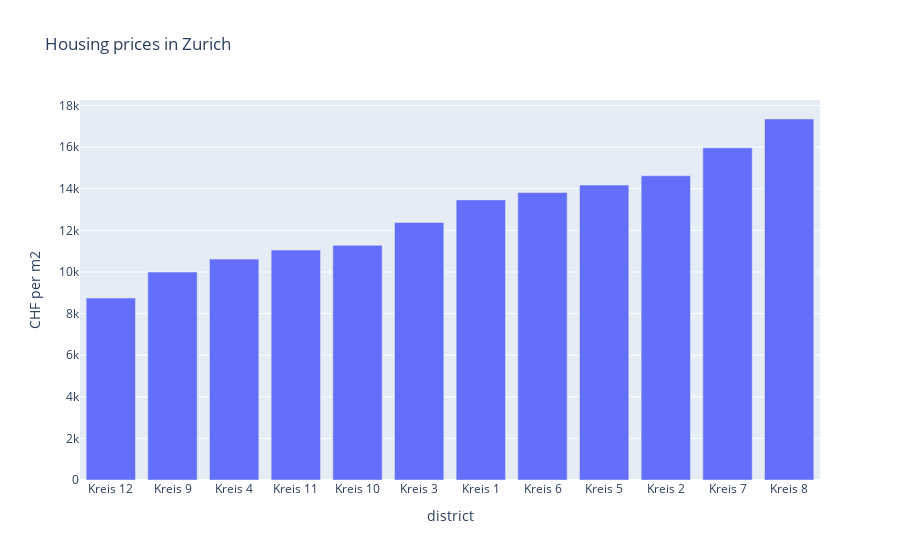

Notebook cell for this chart:
### Code cell
fig = px.bar(plotting_df, x="place", y="price", title="Housing prices in Zurich", labels={'price':'CHF per m2', "place": "district"})
fig.show()

### Figure 1 — Plotly figure (JSON) as saved in the notebook; plotly's stock layout.template omitted (floating-point values rounded to 4 significant figures)
{"data": [{"alignmentgroup": "True", "hovertemplate": "district=%{x}<br>CHF per m2=%{y}<extra></extra>", "legendgroup": "", "marker": {"color": "#636efa"}, "name": "", "offsetgroup": "", "orientation": "v", "showlegend": false, "textposition": "auto", "type": "bar", "x": ["Kreis 12", "Kreis 9", "Kreis 4", "Kreis 11", "Kreis 10", "Kreis 3", "Kreis 1", "Kreis 6", "Kreis 5", "Kreis 2", "Kreis 7", "Kreis 8"], "xaxis": "x", "y": [8748, 9995, 10620, 11051, 11281, 12380, 13466, 13818, 14176, 14624, 15970, 17354], "yaxis": "y"}], "layout": {"barmode": "relative", "legend": {"tracegroupgap": 0}, "title": {"text": "Housing prices in Zurich"}, "xaxis": {"anchor": "y", "domain": [0, 1], "title": {"text": "district"}}, "yaxis": {"anchor": "x", "domain": [0, 1], "title": {"text": "CHF per m2"}}}}
